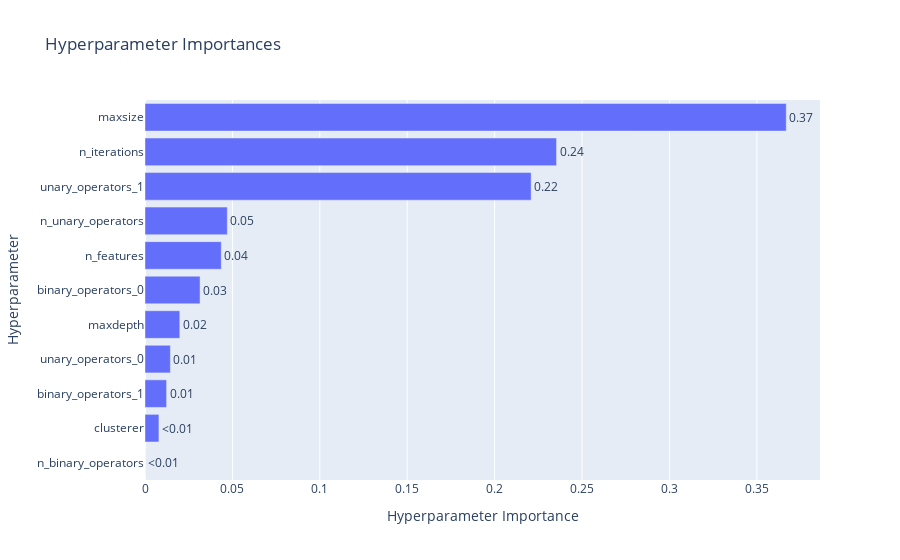

Here is the notebook cell this chart was saved with:
### Markdown cell above
##### **Hyperparameter Importances**

### Code cell
plot_param_importances(study_sr)

### Figure 1 — Plotly figure (JSON) as saved in the notebook; plotly's stock layout.template omitted (floating-point values rounded to 4 significant figures)
{"data": [{"cliponaxis": false, "hovertemplate": ["n_binary_operators (IntDistribution): 2.6944438159884248e-09<extra></extra>", "clusterer (CategoricalDistribution): 0.00796476571021197<extra></extra>", "binary_operators_1 (CategoricalDistribution): 0.012341442947542244<extra></extra>", "unary_operators_0 (CategoricalDistribution): 0.014515118906652224<extra></extra>", "maxdepth (IntDistribution): 0.019901984455860673<extra></extra>", "binary_operators_0 (CategoricalDistribution): 0.031490128473594975<extra></extra>", "n_features (IntDistribution): 0.043625606140825716<extra></extra>", "n_unary_operators (IntDistribution): 0.047082439576317706<extra></extra>", "unary_operators_1 (CategoricalDistribution): 0.22087700211838227<extra></extra>", "n_iterations (IntDistribution): 0.23540450973100885<extra></extra>", "maxsize (IntDistribution): 0.3667969992451595<extra></extra>"], "name": "Objective Value", "orientation": "h", "text": ["<0.01", "<0.01", "0.01", "0.01", "0.02", "0.03", "0.04", "0.05", "0.22", "0.24", "0.37"], "textposition": "outside", "type": "bar", "x": [2.694e-09, 0.007965, 0.01234, 0.01452, 0.0199, 0.03149, 0.04363, 0.04708, 0.2209, 0.2354, 0.3668], "y": ["n_binary_operators", "clusterer", "binary_operators_1", "unary_operators_0", "maxdepth", "binary_operators_0", "n_features", "n_unary_operators", "unary_operators_1", "n_iterations", "maxsize"]}], "layout": {"title": {"text": "Hyperparameter Importances"}, "xaxis": {"title": {"text": "Hyperparameter Importance"}}, "yaxis": {"title": {"text": "Hyperparameter"}}}}
